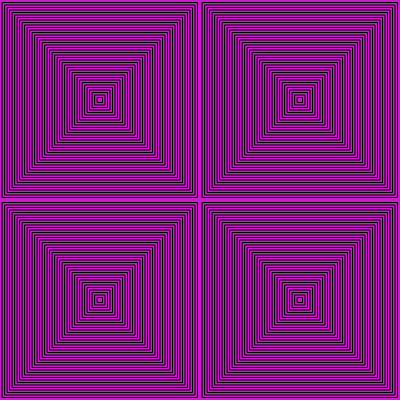
Frame 1 (no input)
Frame 60 (no input): identical to frame 1, image omitted
Frame 120 (the mouse pressed at the canvas centre since frame 60): identical to frame 1, image omitted

The p5.js sketch that drew this single still picture (run headless with seeded random() and noise() and a simulated clock; from frame 60 on, the mouse is pressed at the canvas centre):

// p5.js sketch
// ── sketch.js
let x;
let xoff = 0;
function setup() {
    createCanvas(400, 400);
   
   
}

function draw() {
    background(200,30, 200);
    //translate(width/4, height/4);
    //xoff = xoff + 0.01;
    var n = noise(xoff) * width;
    for (let x = 0; x < width/2; x += 5) {
        noFill();
        rectMode(CENTER);
        rect(width/4, height/4, x, x);
        rect(width - width/4, height/4, x, x);
        rect(width/4, height - height/4, x, x);
        rect(width - width/4, height - height/4, x, x);
    }
   
}
